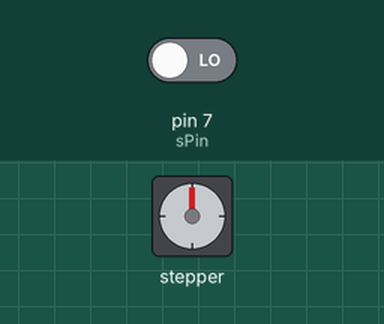
A sketch run on a simulated Arduino Uno, built with avr-gcc and run on an emulated ATmega328P. Shown: stepper motor. Inputs (shaded band) come from the test bench; at power-on: pin 7 (sPin) LOW. Stepper angles assume 2048 steps per turn; what the sketch prints to the serial monitor is not drawn.

Above: at 0.15 s.
At 1.2 s:
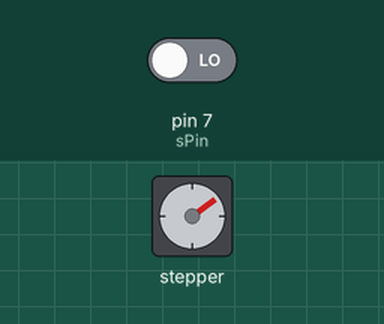
1.3 s: pin 7 (sPin) driven HIGH
At 1.66 s:
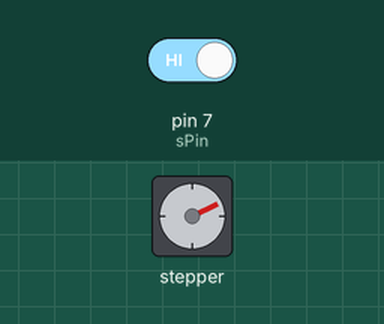
Timing chart, 0 to 16.3 s (numbered marks = the images above; inputs shaded):
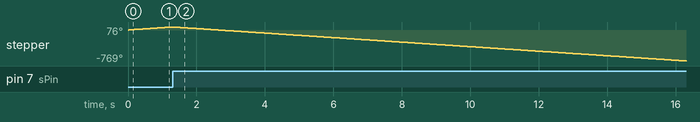

The sketch:

Stepper_Motor_Button_Control.ino
```cpp
#include <Stepper.h>
int stepsPerRevolution = 2048, motSpeed = 18 , dly = 200, motorDir = 1;
int sPin = 7, sState = 0, prevSState = 0;
int N1 = 8, N2 = 9, N3 = 10, N4 = 11;
Stepper stepMotor(stepsPerRevolution, N1, N3, N2, N4);
void setup() {
  // put your setup code here, to run once:
  Serial.begin(9600);
  stepMotor.setSpeed(motSpeed);
  pinMode(sPin , INPUT);
}

void loop() {
  sState = digitalRead(sPin);
  if (sState != prevSState) {
    if (sState == HIGH) {
      motorDir = !motorDir;
    }
  }
  if (motorDir == 1) {
    stepMotor.step(1);
  }
  else {
    stepMotor.step(-1);
  }
  Serial.println(motorDir);
  prevSState = sState;
}
```
